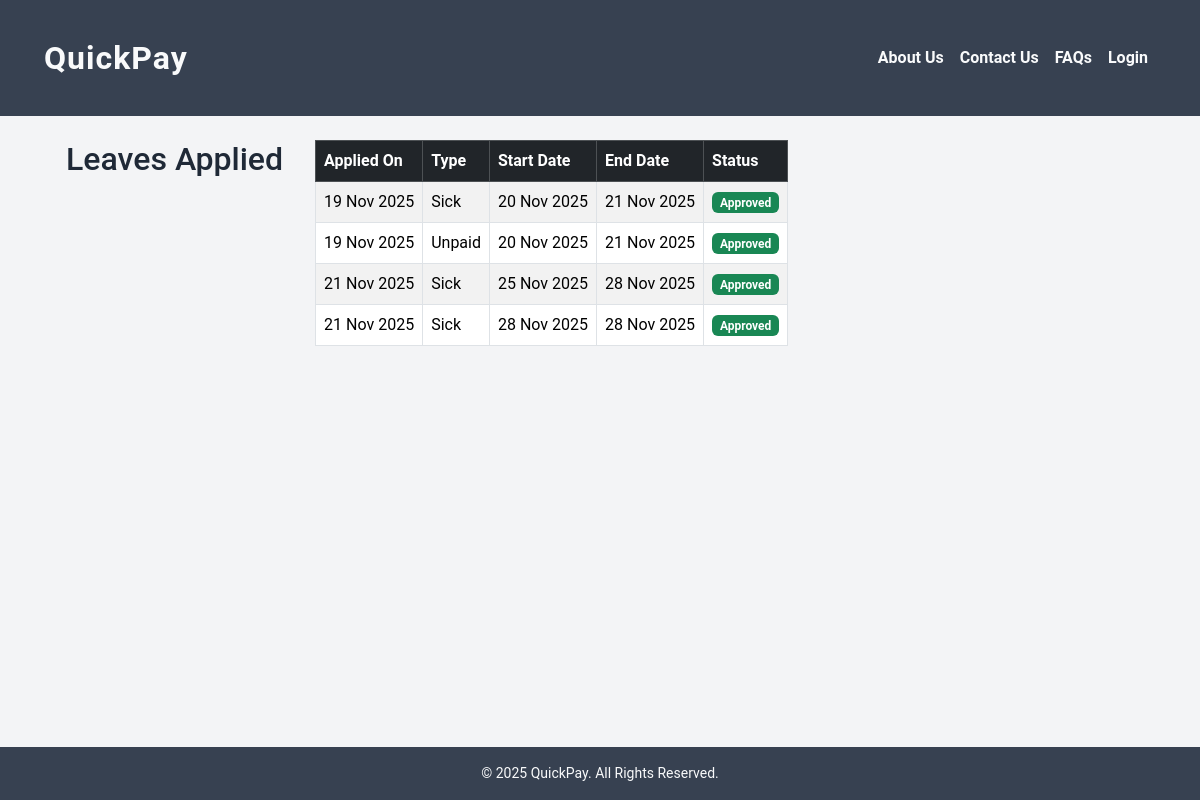
The app's page /view_leaves/1/ with its own data.
### employee/models.py (models this page shows, shortened)
class LeaveRequest(models.Model):
    LEAVE_TYPES = [
        ('sick', 'Sick'),
        ('vacation', 'Vacation'),
    ]
    STATUS = [
        ('pending', 'Pending'),
        ('approved', 'Approved'),
        ('rejected', 'Rejected'),
    ]
    em = models.ForeignKey(Employee, on_delete=models.CASCADE)
    type = models.CharField(max_length=20, choices=LEAVE_TYPES)
    status = models.CharField(max_length=20, choices=STATUS, default='pending')
    applied_on = models.DateTimeField(auto_now_add=True)
    start_date = models.DateField()
    end_date = models.DateField()
    is_unpaid = models.BooleanField(default=False)

### employee/views.py (the view)
# urls.py: path('view_leaves/<int:employee_id>/', employee.views.view_leaves, name='view_leaves'),
def view_leaves(request, employee_id):
    leave = LeaveRequest.objects.filter(em_id=employee_id)
    return render(request, 'view_leaves.html', {'leave': leave})

### Templates/view_leaves.html (shortened to what this page needs)
{% extends 'base.html' %}
{% load static %}
{% block content %}
<div class="container mt-4">
  <h2 class="mb-4">Leaves Applied</h2>
  {% if leave %}
    <div class="table-responsive">
      <table class="table table-striped table-bordered align-middle">
        <thead class="table-dark">
          <tr>
            <th>Applied On</th>
            <th>Type</th>
            <th>Start Date</th>
            <th>End Date</th>
            <th>Status</th>
          </tr>
        </thead>
        <tbody>
          {% for l in leave %}
            <tr>
              <td>{{ l.applied_on|date:"d M Y" }}</td>
              <td>{{ l.type|capfirst }}</td>
              <td>{{ l.start_date|date:"d M Y" }}</td>
              <td>{{ l.end_date|date:"d M Y" }}</td>
              <td>
                {% if l.status == 'approved' %}
                  <span class="badge bg-success">{{ l.status|capfirst }}</span>
                {% elif l.status == 'rejected' %}
                  <span class="badge bg-danger">{{ l.status|capfirst }}</span>
                {% else %}
                  <span class="badge bg-warning text-dark">{{ l.status|capfirst }}</span>
                {% endif %}
              </td>
            </tr>
          {% endfor %}
        </tbody>
      </table>
    </div>
  {% else %}
    <div class="alert alert-info">
      No leaves have been applied yet.
    </div>
  {% endif %}
</div>
{% endblock %}

### static/css/mystyle.css (style rules this page uses)
body { margin: 0; font-family: "Roboto", "Segoe UI", sans-serif; background: #f3f4f6; color: #1f2937; }
.container { display: flex; gap: 2rem; margin: 3rem auto; max-width: 1100px; padding: 0 1rem; }

### records on screen
LeaveRequest: applied_on "19 Nov 2025", type "Sick", start_date "20 Nov 2025", end_date "21 Nov 2025", status "Approved"
LeaveRequest: applied_on "19 Nov 2025", type "Unpaid", start_date "20 Nov 2025", end_date "21 Nov 2025", status "Approved"
LeaveRequest: applied_on "21 Nov 2025", type "Sick", start_date "25 Nov 2025", end_date "28 Nov 2025", status "Approved"
LeaveRequest: applied_on "21 Nov 2025", type "Sick", start_date "28 Nov 2025", end_date "28 Nov 2025", status "Approved"
